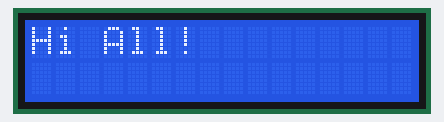
Bench run of a program on a simulated ESP32. Parts: 16×2 character LCD. WiFi joins after 1.5 s; servers stay silent unless stated; uploads are accepted with an empty reply; the local clock reads 2024-03-15 10:24:30 at power-on unless the program sets it; what the program prints to the serial monitor is not drawn.

Above: at 0.1 s.
At 2.1 s:
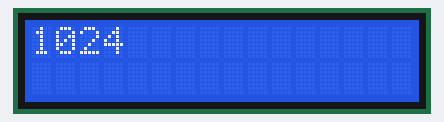
At 30.3 s:
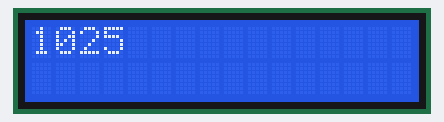
At 90.1 s:
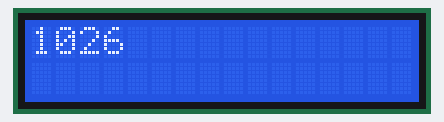

The program:

main.cpp
```cpp
#include <Arduino.h>
#include <LiquidCrystal_I2C.h>
#include <WiFi.h>
#include <time.h>
#include <HTTPClient.h>

const char* ssid = "Wokwi-GUEST";
const char* password = "";

int num1 = 0;
int num2 = 0;
const char* ntpServer = "pool.ntp.org";
const long gmtOffset_sec = 6 * 3600;  // Bangladesh (UTC+6)
const int daylightOffset_sec = 0;
unsigned long lastRequest = 0;
const unsigned long interval = 5000; // 5 seconds
const char* days[] = {
    "Sun", "Mon", "Tue", "Wed",
    "Thu", "Fri", "Sat"
};

const char* months[] = {
    "Jan", "Feb", "Mar", "Apr",
    "May", "Jun", "Jul", "Aug",
    "Sep", "Oct", "Nov", "Dec"
};

LiquidCrystal_I2C lcd(0x27, 16, 2);

void setup() {
  Serial.begin(115200);
  Wire.begin(23, 22);
  lcd.init();
  lcd.backlight();

  lcd.setCursor(0, 0);
  lcd.print("Hi All!");


  randomSeed(analogRead(0));
  delay(400);
  lcd.setCursor(0, 1);
  lcd.print("Connecting WiFi...");
  WiFi.begin(ssid, password);


  while (WiFi.status() != WL_CONNECTED) {
    Serial.print(".");
    delay(500);
  }
  lcd.clear();
  lcd.setCursor(0, 0);
  lcd.print("Online!");

  Serial.println();
  Serial.println("Connected!");
  // Serial.println(WiFi.localIP());

  configTime(gmtOffset_sec, daylightOffset_sec, ntpServer);

}

void loop() {
  struct tm timeinfo;
    lcd.clear();
  if (getLocalTime(&timeinfo)) {

    char buffer[13];  // 12 characters + null terminator

    strftime(buffer, sizeof(buffer), "%H%M", &timeinfo);
    lcd.setCursor(0, 0);
    lcd.print(buffer);
  } else {
    lcd.setCursor(0, 0);
    lcd.print("ERROR ON TIME");
  }
  if (WiFi.status() == WL_CONNECTED) {

    if (millis() - lastRequest >= interval) {

      String url = "http://192.168.0.108:8080/";
      url += "?device=ESP32";
      url += "&temp=28";
      url += "&humidity=65";

      HTTPClient http;
      http.begin(url);

      int code = http.GET();

      if (code > 0) {
        String response = http.getString();
        Serial.println(response);
        lcd.setCursor(0, 1);
        lcd.print(response);
        lastRequest = millis();
      } else {
        Serial.printf("HTTP Error: %d\n", code);
        lcd.setCursor(0, 1);
        lcd.print("HTTP Error");
      }

      http.end();
    }
  }

  delay(1000);
}
```

Measured:
- what the display in image 1 shows lasts 28.2 s, from 2.0 s to 30.2 s
- what the display in image 2 shows lasts 59.9 s, from 30.2 s to 90.1 s
